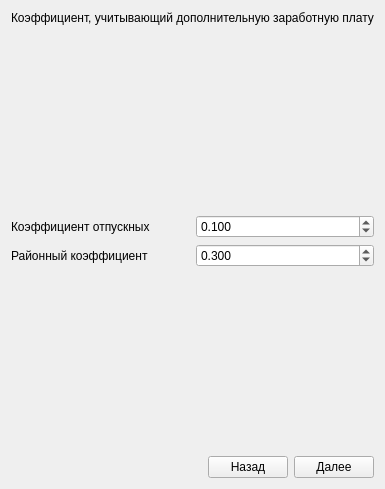
      <widget class="QWidget" name="tab_4">
       <attribute name="title">
        <string>Затраты2</string>
       </attribute>
       <layout class="QVBoxLayout" name="verticalLayout_12">
        <item>
         <widget class="QLabel" name="label_123">
          <property name="maximumSize">
           <size>
            <width>16777215</width>
            <height>20</height>
           </size>
          </property>
          <property name="text">
           <string>Коэффициент, учитывающий дополнительную заработную плату</string>
          </property>
         </widget>
        </item>
        <item>
         <spacer name="verticalSpacer_4">
          <property name="orientation">
           <enum>Qt::Vertical</enum>
          </property>
          <property name="sizeHint" stdset="0">
           <size>
            <width>20</width>
            <height>184</height>
           </size>
          </property>
         </spacer>
        </item>
        <item>
         <layout class="QGridLayout" name="gridLayout_23">
          <item row="0" column="1">
           <widget class="QDoubleSpinBox" name="doubleSpinBox_13">
            <property name="decimals">
             <number>3</number>
            </property>
            <property name="maximum">
             <double>100000.000000000000000</double>
            </property>
            <property name="singleStep">
             <double>0.100000000000000</double>
            </property>
            <property name="value">
             <double>0.100000000000000</double>
            </property>
           </widget>
          </item>
          <item row="1" column="1">
           <widget class="QDoubleSpinBox" name="doubleSpinBox_14">
            <property name="decimals">
             <number>3</number>
            </property>
            <property name="maximum">
             <double>10000.000000000000000</double>
            </property>
            <property name="singleStep">
             <double>0.100000000000000</double>
            </property>
            <property name="value">
             <double>0.300000000000000</double>
            </property>
           </widget>
          </item>
          <item row="1" column="0">
           <widget class="QLabel" name="label_125">
            <property name="text">
             <string>Районный коэффициент</string>
            </property>
           </widget>
          </item>
          <item row="0" column="0">
           <widget class="QLabel" name="label_126">
            <property name="text">
             <string>Коэффициент отпускных</string>
            </property>
           </widget>
          </item>
         </layout>
        </item>
        <item>
         <spacer name="verticalSpacer_3">
          <property name="orientation">
           <enum>Qt::Vertical</enum>
          </property>
          <property name="sizeHint" stdset="0">
           <size>
            <width>20</width>
            <height>183</height>
           </size>
          </property>
         </spacer>
        </item>
        <item>
         <layout class="QHBoxLayout" name="horizontalLayout_9">
          <item>
           <spacer name="horizontalSpacer_9">
            <property name="orientation">
             <enum>Qt::Horizontal</enum>
            </property>
            <property name="sizeHint" stdset="0">
             <size>
              <width>40</width>
              <height>20</height>
             </size>
            </property>
           </spacer>
          </item>
          <item>
           <widget class="QPushButton" name="pushButton_10">
            <property name="text">
             <string>Назад</string>
            </property>
           </widget>
          </item>
          <item>
           <widget class="QPushButton" name="pushButton_8">
            <property name="text">
             <string>Далее</string>
            </property>
           </widget>
          </item>
         </layout>
        </item>
       </layout>
      </widget>
